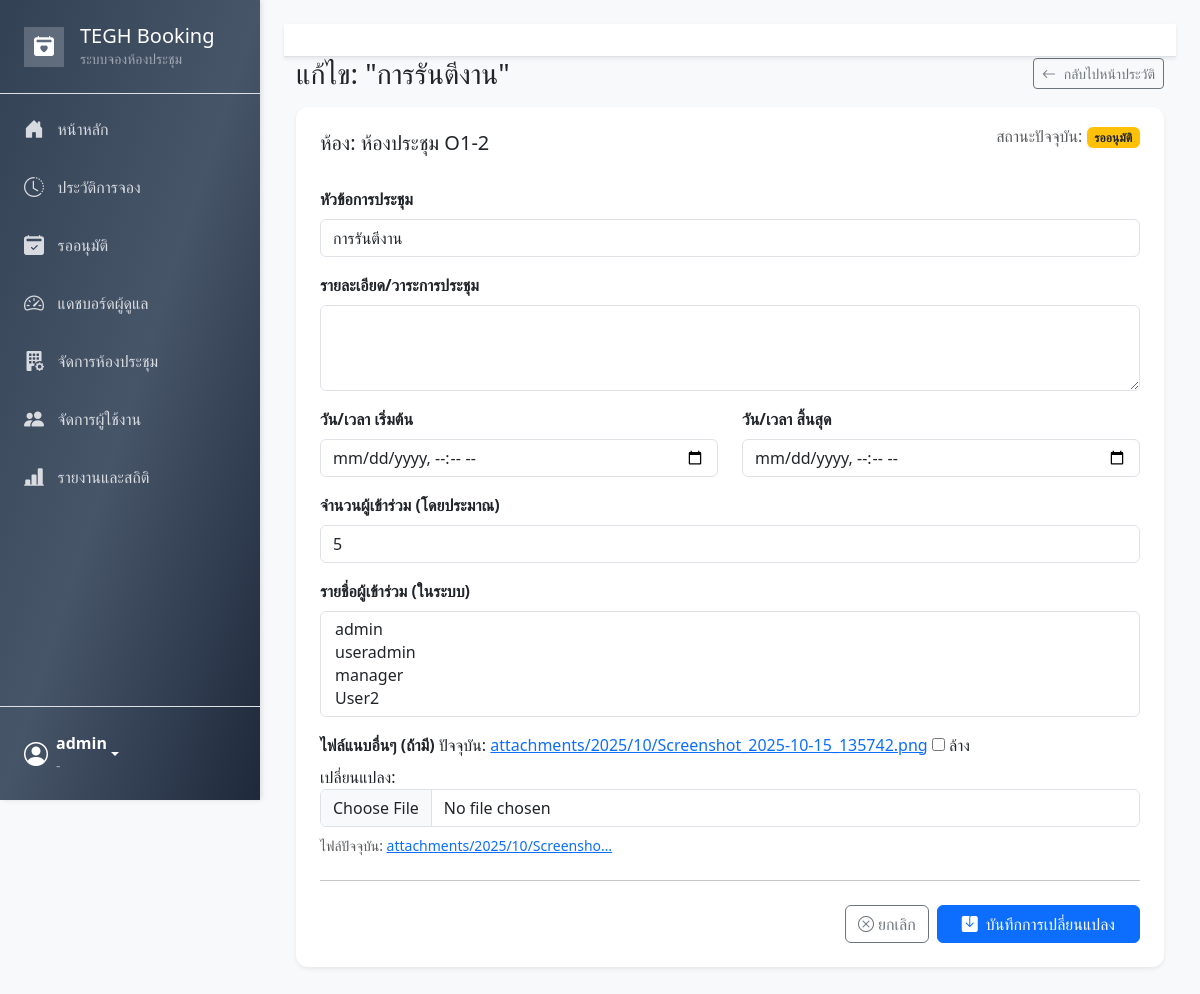
The app's page /booking/14/edit/ (signed in), older data.
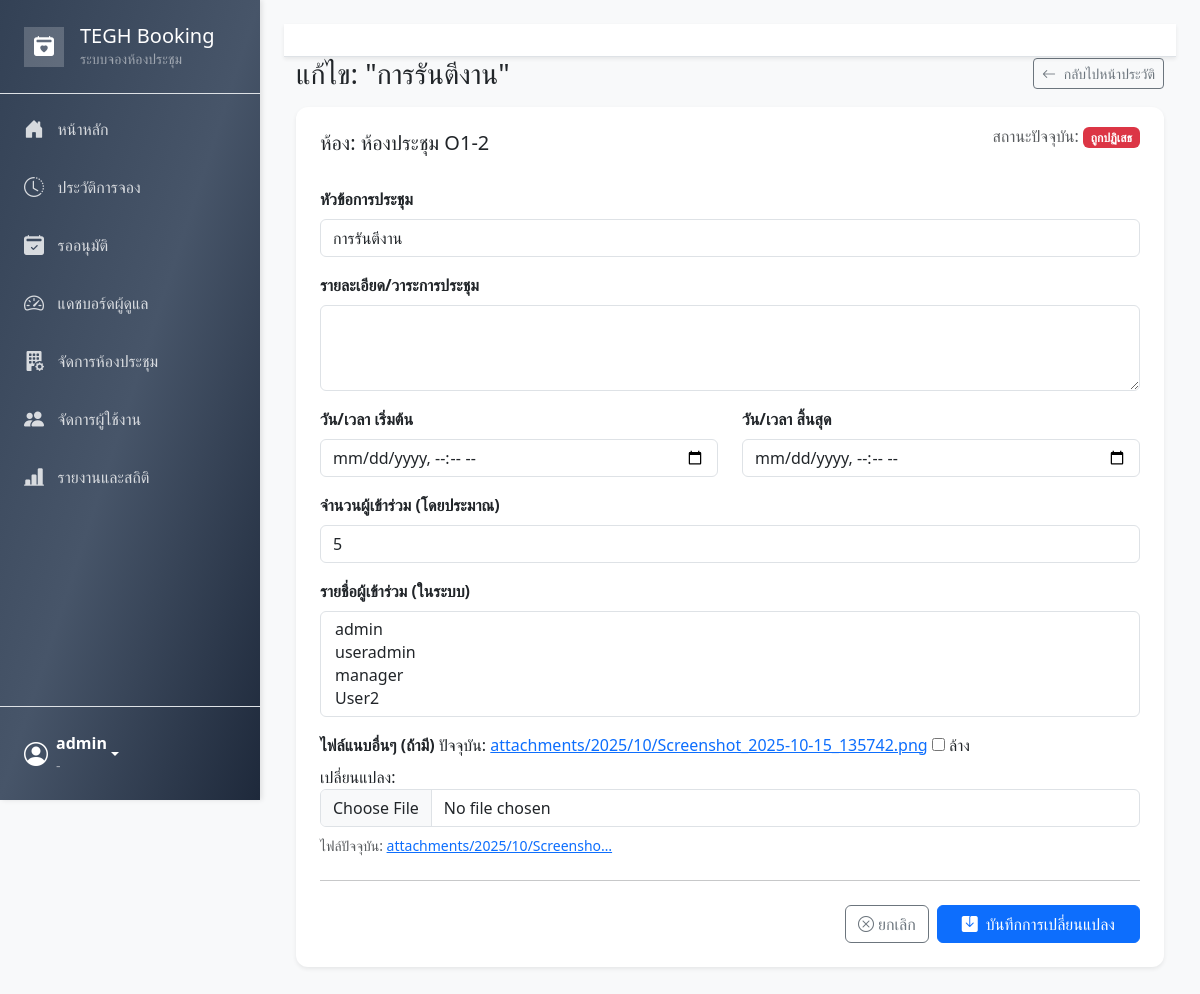
The same page, newer data.
### booking/views.py (the view)
# urls.py: path('booking/<int:booking_id>/edit/', views.edit_booking_view, name='edit_booking'),
@login_required
def edit_booking_view(request, booking_id):
    booking = get_object_or_404(Booking, pk=booking_id)
    if booking.booked_by != request.user and not is_admin(request.user):
        messages.error(request, "คุณไม่มีสิทธิ์แก้ไขการจองนี้")
        return redirect('history')
    if request.method == 'POST':
        form = BookingForm(request.POST, request.FILES, instance=booking, user=request.user)
        if form.is_valid():
            updated_booking = form.save(commit=False)
            new_count = form.cleaned_data.get('participant_count', 1)
            changed_for_approval = any(f in form.changed_data for f in ['start_time', 'end_time', 'participant_count'])
            if new_count >= 15 and changed_for_approval and updated_booking.status not in ['PENDING', 'REJECTED', 'CANCELLED']:
                 updated_booking.status = 'PENDING'
                 messages.info(request, "การแก้ไขต้องรอการอนุมัติใหม่")
            updated_booking.save()
            form.save_m2m()
            messages.success(request, "แก้ไขข้อมูลการจองเรียบร้อยแล้ว")
            return redirect('history')
        else:
             messages.error(request, "ไม่สามารถบันทึกการแก้ไขได้ กรุณาตรวจสอบข้อผิดพลาด")
    else: # GET request
        form = BookingForm(instance=booking, user=request.user) # ส่ง user ไปด้วย
    return render(request, 'pages/edit_booking.html', {'form': form, 'booking': booking})

### booking/views.py (called while the page is built)
def is_admin(user):
    return user.is_authenticated and user.groups.filter(name='Admin').exists()

def is_approver_or_admin(user):
    return user.is_authenticated and user.groups.filter(name__in=['Approver', 'Admin']).exists()

### templates/pages/edit_booking.html (shortened to what this page needs)
{% extends 'base.html' %}
{% load static %}
{% block content %}
<div class="container-fluid">
    <div class="d-flex justify-content-between align-items-center mb-3">
        <h1 class="h3 mb-0 text-gray-800">แก้ไข: "{{ booking.title }}"</h1>
        <a href="{% url 'history' %}" class="btn btn-outline-secondary btn-sm">
            <i class="bi bi-arrow-left me-1"></i> กลับไปหน้าประวัติ
        </a>
    </div>
    <div class="card shadow-sm border-0">
        <div class="card-body p-4">
            <div class="row mb-4">
                <div class="col-md-6">
                    <h5 class="card-title">ห้อง: {{ booking.room.name }}</h5>
                </div>
                <div class="col-md-6 text-md-end">
                     <h6 class="card-subtitle mb-2 text-muted">
                        สถานะปัจจุบัน:
                        {% if booking.status == 'APPROVED' %}<span class="badge bg-success">อนุมัติแล้ว</span>
                        {% elif booking.status == 'PENDING' %}<span class="badge bg-warning text-dark">รออนุมัติ</span>
                        {% elif booking.status == 'REJECTED' %}<span class="badge bg-danger">ถูกปฏิเสธ</span>
                        {% elif booking.status == 'CANCELLED' %}<span class="badge bg-secondary">ยกเลิกแล้ว</span>
                        {% else %}<span class="badge bg-light text-dark">{{ booking.get_status_display }}</span>
                        {% endif %}
                    </h6>
                </div>
            </div>
            <form method="post" enctype="multipart/form-data" id="editBookingForm">
                <div class="mb-3">
                    <label for="{{ form.title.id_for_label }}" class="form-label fw-bold">{{ form.title.label }}</label>
                    {{ form.title }}
                </div>
                <div class="mb-3">
                    <label for="{{ form.description.id_for_label }}" class="form-label fw-bold">{{ form.description.label }}</label>
                    {{ form.description }}
                </div>
                <div class="row">
                    <div class="col-md-6 mb-3">
                        <label for="{{ form.start_time.id_for_label }}" class="form-label fw-bold">{{ form.start_time.label }}</label>
                        {{ form.start_time }}
                    </div>
                    <div class="col-md-6 mb-3">
                        <label for="{{ form.end_time.id_for_label }}" class="form-label fw-bold">{{ form.end_time.label }}</label>
                        {{ form.end_time }}
                    </div>
                </div>
                <div class="mb-3">
                    <label for="{{ form.participant_count.id_for_label }}" class="form-label fw-bold">{{ form.participant_count.label }}</label>
                    {{ form.participant_count }}
                </div>
                <div class="mb-3">
                    <label for="{{ form.participants.id_for_label }}" class="form-label fw-bold">{{ form.participants.label }}</label>
                    {{ form.participants }}
                </div>
                {% if form.attachment %}
                <div class="mb-3">
                    <label for="{{ form.attachment.id_for_label }}" class="form-label fw-bold">{{ form.attachment.label }}</label>
                    {{ form.attachment }}
                    {% if booking.attachment %}
                        <div class="form-text mt-2">ไฟล์ปัจจุบัน: <a href="{{ booking.attachment.url }}" target="_blank">{{ booking.attachment.name|truncatechars:30 }}</a></div>
                    {% endif %}
                </div>
                {% endif %}
                <hr class="my-4">
                <div class="d-flex justify-content-end">
                    <a href="{% url 'history' %}" class="btn btn-outline-secondary me-2"><i class="bi bi-x-circle me-1"></i>ยกเลิก</a>
                    <button type="submit" class="btn btn-primary px-4"><i class="bi bi-save-fill me-2"></i>บันทึกการเปลี่ยนแปลง</button>
                </div>
            </form>
        </div>
    </div>
</div>
{% endblock %}

Row changes from the older to the newer data that the page shows:
changed Booking "การรันตีงาน": status "PENDING" → "REJECTED" (drawn)
Text that changed along with them:
text no longer shown: "รออนุมัติ"
text now shown: "ถูกปฏิเสธ"
